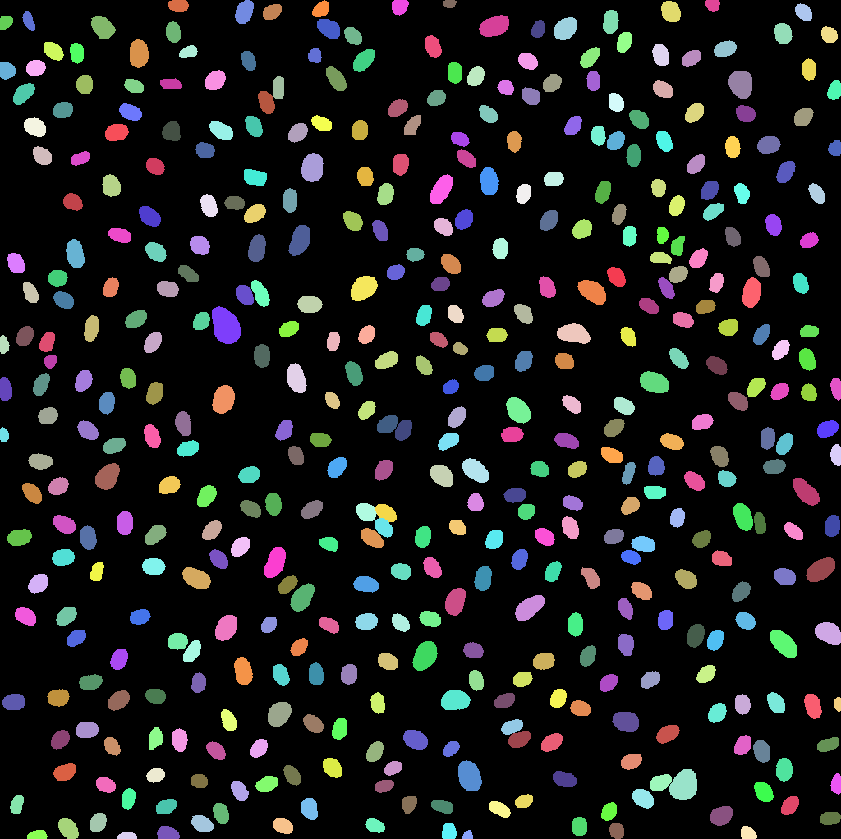
#> input picture fig3/v2/runs/optimise_labels_nuclei_r3/agent_folder/annotation.tif, 841 x 839 px, shrunk from 1024 x 1022 before the run
$ python evaluate.py annotation.tif annotation.tif
#> lines starting #> are read from the running program, lines starting #| are printed output that depends on the picture; after the words box and inside, x2 and y2 are one past the last pixel; in counts of white or black regions, pixels touching at a corner belong together
"""Compare predicted labels with annotation: python evaluate.py pred.tif annotation.tif"""
import sys, numpy as np, tifffile as t
from skimage.measure import regionprops

def match(gt, pr, thr=0.5):
    """Greedy one-to-one match by IoU. Returns list of (gt_id, pred_id, iou)."""
    pairs = {}
    m = (gt > 0) & (pr > 0)
    g, p = gt[m], pr[m]
    key = g.astype(np.int64) * (pr.max() + 1) + p
    u, c = np.unique(key, return_counts=True)
    ga = np.bincount(gt.ravel()); pa = np.bincount(pr.ravel())
    out = []
    for k, n in zip(u, c):
        gi, pi = divmod(int(k), int(pr.max() + 1))
        iou = n / (ga[gi] + pa[pi] - n)
        if iou >= thr: out.append((gi, pi, iou))  # IoU>=0.5 implies unique match
    return out

def shape(lbl, ids, px=0.65):
    d = {}
    for r in regionprops(lbl):
        if r.label in ids:
            d[r.label] = (r.area * px**2, r.axis_major_length / r.axis_minor_length)
    return d

if __name__ == "__main__":
    pr = t.imread(sys.argv[1]).astype(np.int64); gt = t.imread(sys.argv[2]).astype(np.int64)
#> after `pr = t.imread(sys.argv[1]).astype(np.int64)`: pr: shape (839, 841) int64; 442 distinct labels, from 0 to 441
    ng, npred = len(np.unique(gt)) - 1, len(np.unique(pr)) - 1
#> ng = 441; npred = 441
    mt = match(gt, pr); tp = len(mt)
#> in match, `m = (gt > 0) & (pr > 0)`:
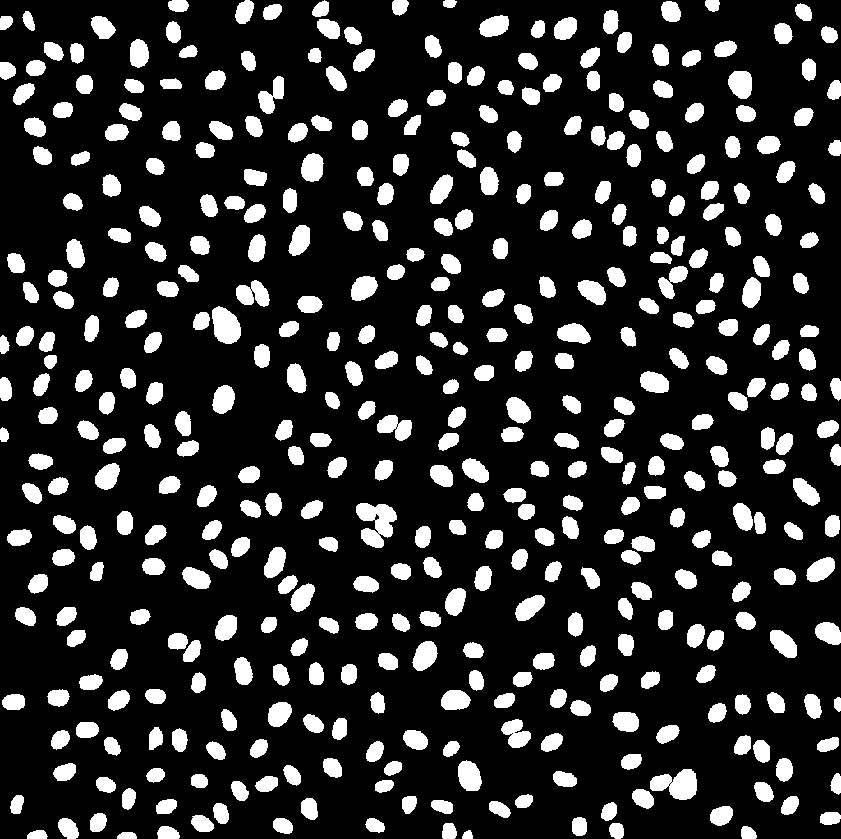
#> m: shape (839, 841) bool; 17.7% white; 432 white regions, largest, box (x1, y1, x2, y2) and area: (356, 503, 397, 548) 1148, (650, 769, 697, 800) 961, (212, 306, 241, 344) 818
#> in match, `u, c = np.unique(key, return_counts=True)`: u = 441 values from 443 to 195363; c = 441 values, max 818 at index 6, min 76 at index 412, mean 283.6
#> in match, `ga = np.bincount(gt.ravel())`: ga = 442 values, max 580517 at index 0, min 76 at index 413, mean 1596.4
#> in match, `pa = np.bincount(pr.ravel())`: pa has the same summary as ga
#> the loop in match, `for k, n in zip(u, c):` made 441 passes
#> (k, n) on passes 1 to 3: (443, 276), (886, 460), (1329, 400)
#> after the loop in match, `for k, n in zip(u, c):`: out = 441 items, first 6: (1, 1, 1), (2, 2, 1), (3, 3, 1), (4, 4, 1), (5, 5, 1), (6, 6, 1)
#> after `mt = match(gt, pr)`: mt has the same summary as out in match
#> after `tp = len(mt)`: tp = 441
    prec, rec = tp / npred, tp / ng; f1 = 2 * tp / (ng + npred)
#> after `prec, rec = (tp / npred, tp / ng)`: prec = 1; rec = 1
#> after `f1 = 2 * tp / (ng + npred)`: f1 = 1
    gs, ps = shape(gt, {a for a, _, _ in mt}), shape(pr, {b for _, b, _ in mt})
#> after the loop in shape, `for r in regionprops(lbl):`: d = 441 items
    ga = np.array([gs[a][0] for a, _, _ in mt]); pa = np.array([ps[b][0] for _, b, _ in mt])
#> after `ga = np.array([gs[a][0] for a, _, _ in mt])`: ga = 441 values, max 345.6 at index 6, min 32.11 at index 412, mean 119.8
#> after `pa = np.array([ps[b][0] for _, b, _ in mt])`: pa has the same summary as ga
    gr = np.array([gs[a][1] for a, _, _ in mt]); prr = np.array([ps[b][1] for _, b, _ in mt])
#> after `gr = np.array([gs[a][1] for a, _, _ in mt])`: gr = 441 values, max 2.73 at index 407, min 1.09 at index 45, mean 1.5
#> after `prr = np.array([ps[b][1] for _, b, _ in mt])`: prr has the same summary as gr
    print(f"GT {ng} pred {npred} count_err {100*(npred-ng)/ng:+.1f}%  TP {tp} P {prec:.3f} R {rec:.3f} F1@0.5 {f1:.3f}")
#| GT 441 pred 441 count_err +0.0%  TP 441 P 1.000 R 1.000 F1@0.5 1.000
    print(f"matched mean IoU {np.mean([i for *_, i in mt]):.3f}")
#| matched mean IoU 1.000
    print(f"area um2: GT median {np.median(ga):.1f} pred {np.median(pa):.1f}; median rel err {100*np.median((pa-ga)/ga):+.1f}%")
#| area um2: GT median 115.3 pred 115.3; median rel err +0.0%
    print(f"AR: GT median {np.median(gr):.2f} pred {np.median(prr):.2f}; median abs err {np.median(abs(prr-gr)):.3f}")
#| AR: GT median 1.48 pred 1.48; median abs err 0.000
    # whole-population stats (all objects)
    allg = shape(gt, set(np.unique(gt)) - {0}); allp = shape(pr, set(np.unique(pr)) - {0})
#> after `allg = shape(gt, set(np.unique(gt)) - {0})`: allg = 441 items
    print(f"ALL objects area median GT {np.median([v[0] for v in allg.values()]):.1f} pred {np.median([v[0] for v in allp.values()]):.1f}; AR median GT {np.median([v[1] for v in allg.values()]):.2f} pred {np.median([v[1] for v in allp.values()]):.2f}")
#| ALL objects area median GT 115.3 pred 115.3; AR median GT 1.48 pred 1.48
